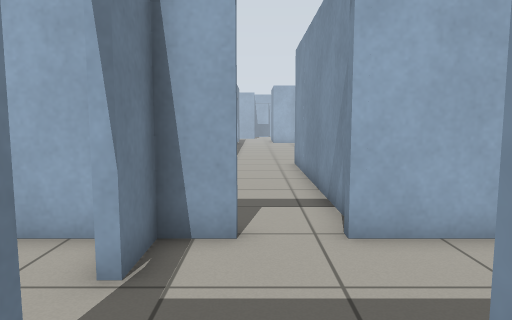
View 1 (above)

24 first-person views from a walk through a world built for the Gazebo simulator. The camera is 0.94 m above the floor, tilts 6° down and sees 70° across. The floor is counted in squares, 0.5 m on a side. Each view is taken from the middle of a square. On the plan, view 1 faces up. The plan holds only what a view shows up to about 18 squares ahead; the rest is blank. The place goes on beyond the plan. Simple shapes stand in for some stock models.

View 2
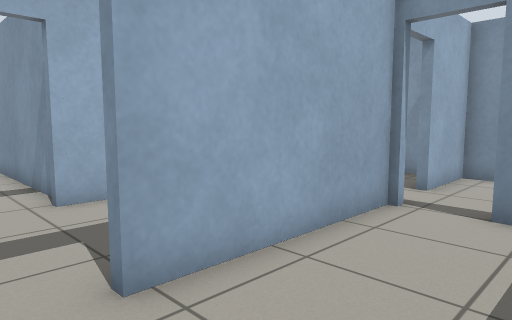

View 3
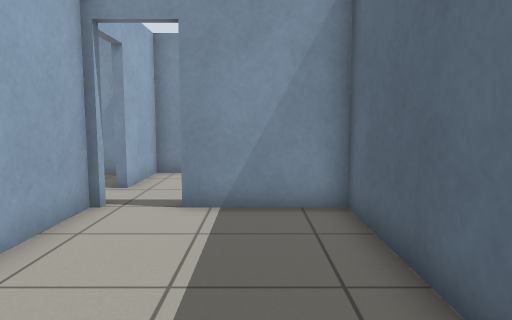

View 4
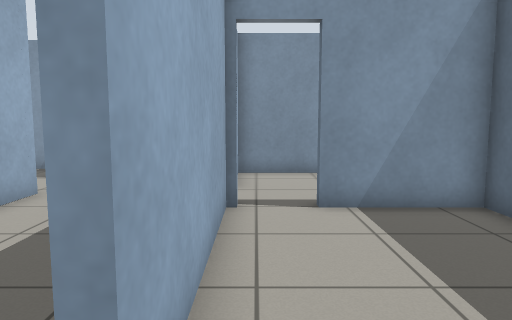

View 5
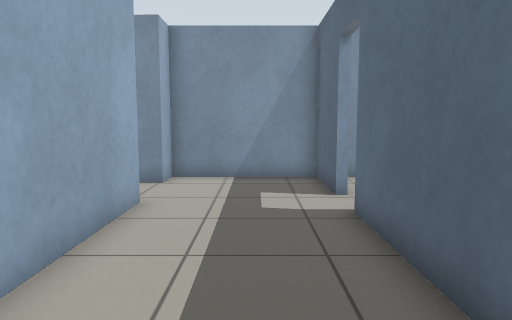

View 6
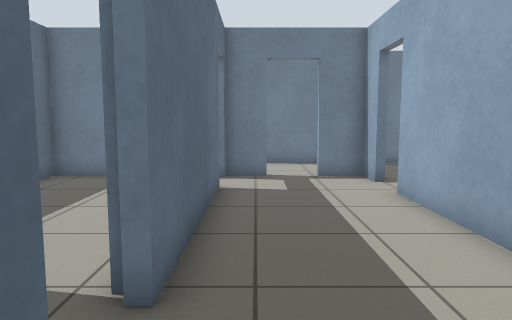

View 7
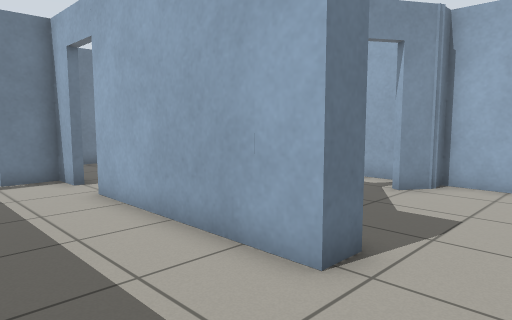

View 8
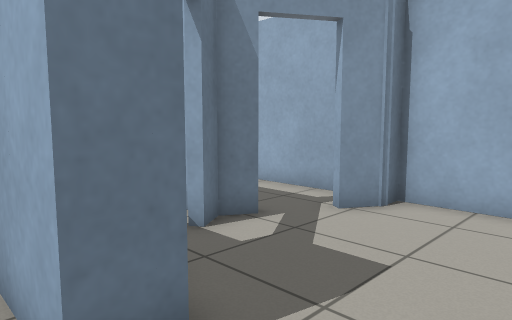

View 9
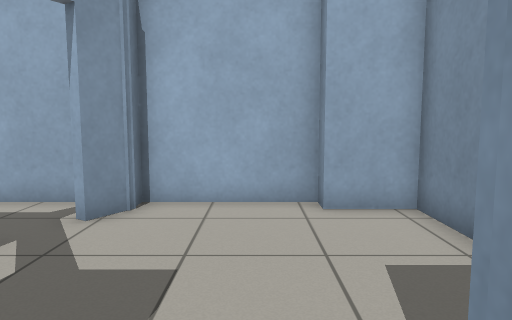

View 10
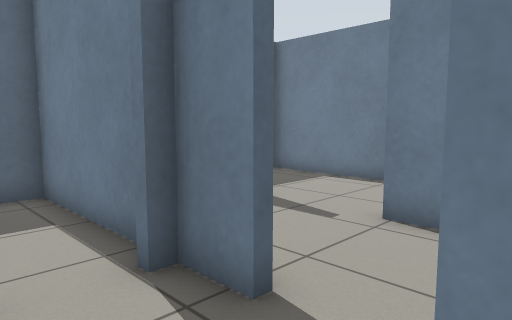

View 11
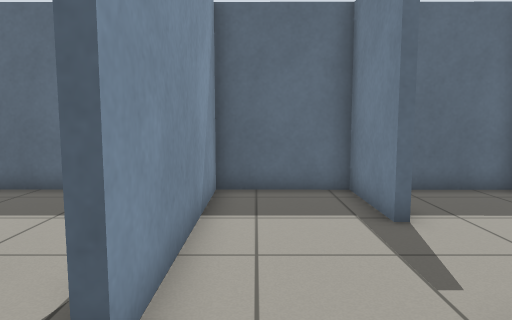

View 12
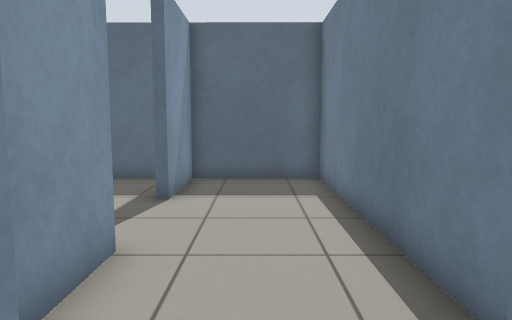

View 13
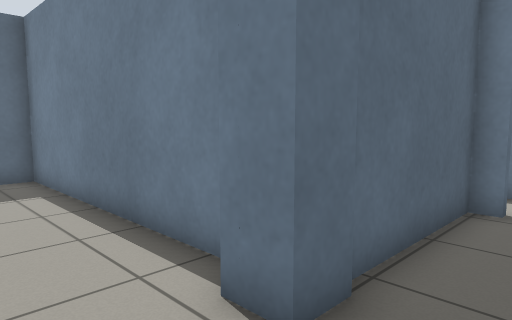

View 14
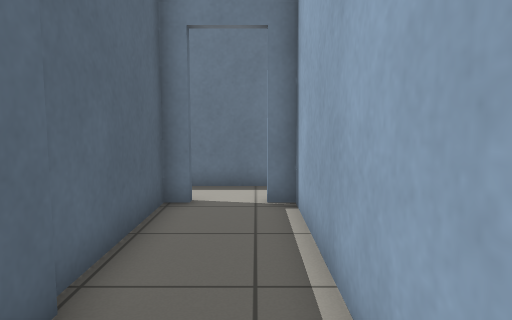

View 15
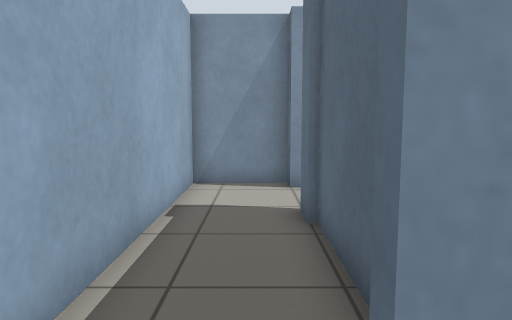

View 16
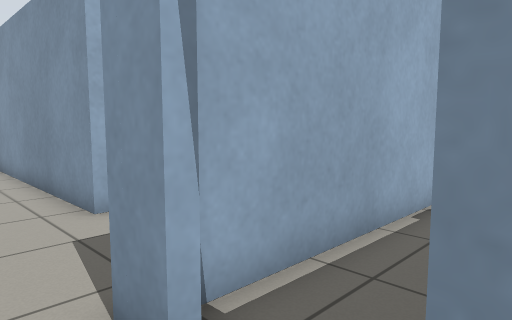

View 17
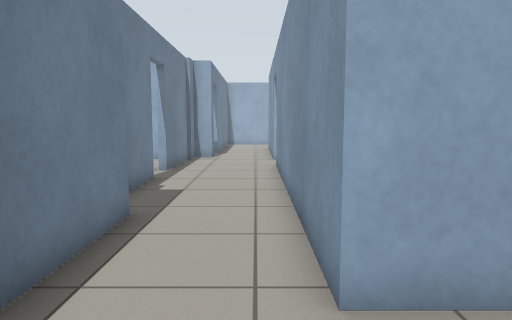

View 18
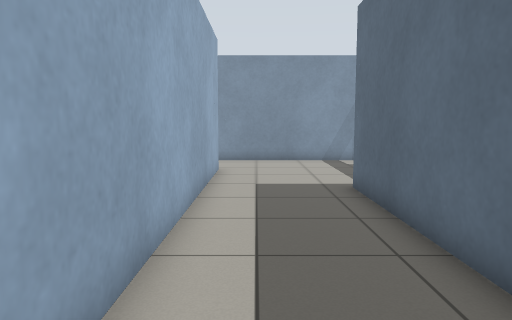

View 19
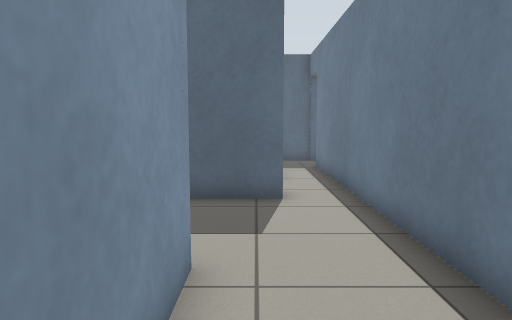

View 20
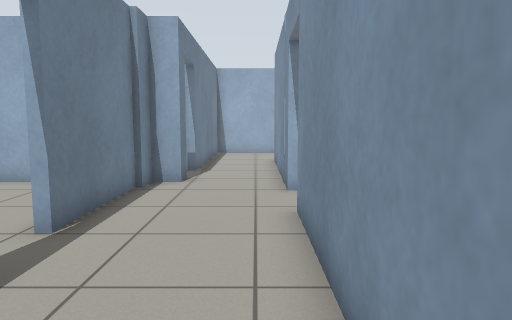

View 21
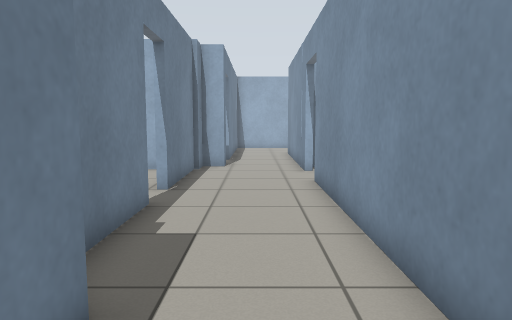

View 22
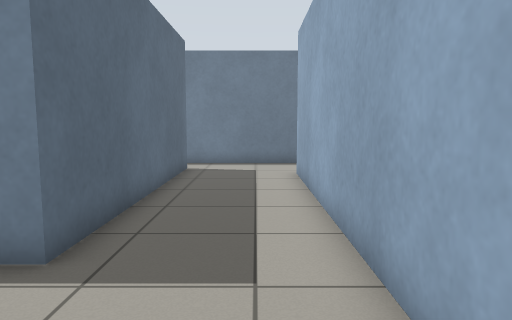

View 23
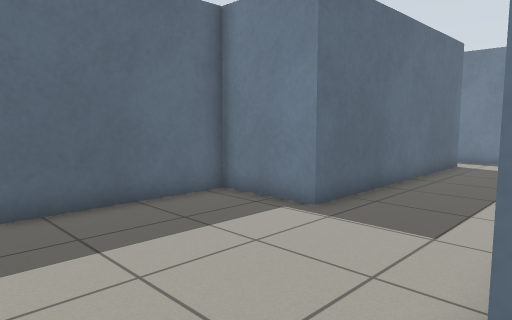

View 24
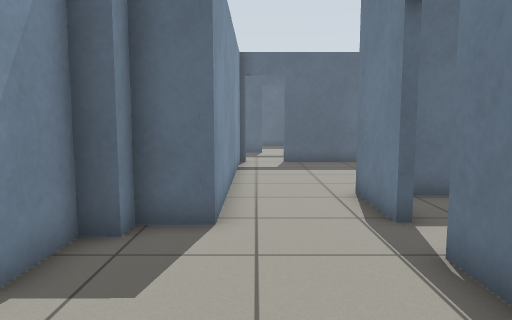

### Floor plan
Points are (right, up) in squares from view 1. A wall is a line through its corners. A room is listed if a view was taken in it or the views show most of it. See-through windows are left out.
Room 1 (views 1, 2, 3, 4)
walls: (1.6, -5) (6.9, -5) (6.9, -1.4); (-1.6, -0.1) (-1.6, -5) (-0.6, -5); (7, 0.6) (0.6, 0.6)
ways out: open door at (-0.5, 1) to room 2; open door at (7, -0.5)
Room 2 (views 5, 6, 7, 8, 9, 10)
walls: (8.4, 5.7) (1.5, 5.7); (9.2, 1) (12.4, 1) (12.3, 5.7) (11.1, 5.7); (0.6, 1) (7.5, 1); (-0.3, 5.7) (-1.6, 5.7) (-1.6, 4.2); (-1.6, 2.4) (-1.6, 1) (-1.1, 1)
ways out: open door at (-0.5, 1) to room 1; open door at (-2, 3.5) to room 3; open door at (0.5, 6) to room 5; opening at (9.5, 6.5); open door at (8.5, 1)
Room 3 (view 11)
walls: (-6, -1.7) (-5.6, -1.7) (-5.6, -5) (-1.9, -5) (-1.9, 2.4); (-5.6, 4.9) (-5.6, 1.7); (-2.5, 5.7) (-3.9, 5.7)
ways out: open door at (-2, 3.5) to room 2; opening at (-6, 0) to room 7
Room 4 (views 12, 13, 14)
walls: (-10.5, 6) (-9.4, 6) (-9.4, 5); (-6.7, 5) (-6.7, 6) (-6, 6) (-6, 8.9) (-15.4, 8.9) (-15.4, 8.3); (-15.4, 5.9) (-10.4, 5.9)
ways out: open door at (-15.5, 7.5) to room 5; opening at (-8, 5.5) to room 7
Room 5 (views 15, 16, 17, 18, 19, 20, 21, 22)
walls: (-15.7, 8.3) (-15.7, 9.2) (-5.6, 9.2) (-5.6, 6) (-0.3, 6); (-15.7, 6) (-15.7, 6.5); (-17.6, 17.2) (-17.6, 2.4); (-1.6, 13.5) (-14.2, 13.5) (-14.1, 25.6); (-18.4, 22.2) (-18.4, 19); (-17.9, 0.5) (-16.2, 0.5); (1.7, 6.4) (1.7, 11.6); (-18.4, 28.4) (-18.4, 24); (-17.3, 29.3) (-18.2, 29.3) (-18.2, 28.3)
ways out: open door at (0.5, 6) to room 2; open door at (-15.5, 7.5) to room 4; opening at (-15.5, 29.5) to room 6; opening at (0, 12.3) to room 6; open door at (-18, 1.5); open door at (-18, 13); open door at (-18, 23.5); open door at (-15.5, 2.5); open door at (-14, 26.5)
Room 6 (views 23, 24)
walls: (-1.6, 19.5) (-1.6, 18); (-1.6, 16.3) (-1.6, 13.5); (1.7, 11.6) (1.7, 16.5) (3.2, 16.5) (3.2, 17.2) (3.9, 17.2) (3.9, 19.1); (-14.1, 27.8) (-14.1, 35.2); (-17.3, 30.3) (-17.3, 29.3); (-17.3, 36.1) (-17.3, 31.9)
ways out: opening at (-15.5, 29.5) to room 5; opening at (0, 12.3) to room 5; open door at (-17.5, 31.5); open door at (-2, 17.5)
Room 7 (no view inside)
walls: (-6, 1.8) (-6, 4); (-10.1, 4.2) (-10.1, -5) (-6, -5) (-6, -1.7)
ways out: opening at (-6, 0) to room 3; opening at (-8, 5.5) to room 4

Positions as (right, up) in squares from view 1, and headings:
1: (0, 0), facing up
2: (-1, -3), facing up-right
3: (-1, -3), facing right
4: (-1, 0), facing right
5: (0, 3), facing right
6: (11, 2), facing left
7: (11, 2), facing up-left
8: (11, 5), facing up-left
9: (10, 5), facing up
10: (1, 5), facing down-left
11: (-3, 5), facing down
12: (-8, 7), facing down
13: (-7, 8), facing down-left
14: (-7, 8), facing left
15: (-17, 7), facing right
16: (-17, 6), facing up-right
17: (-15, 10), facing up
18: (-16, 12), facing right
19: (-15, 18), facing down
20: (-15, 18), facing up
21: (-16, 14), facing up
22: (-1, 12), facing left
23: (1, 14), facing down-left
24: (1, 23), facing down
